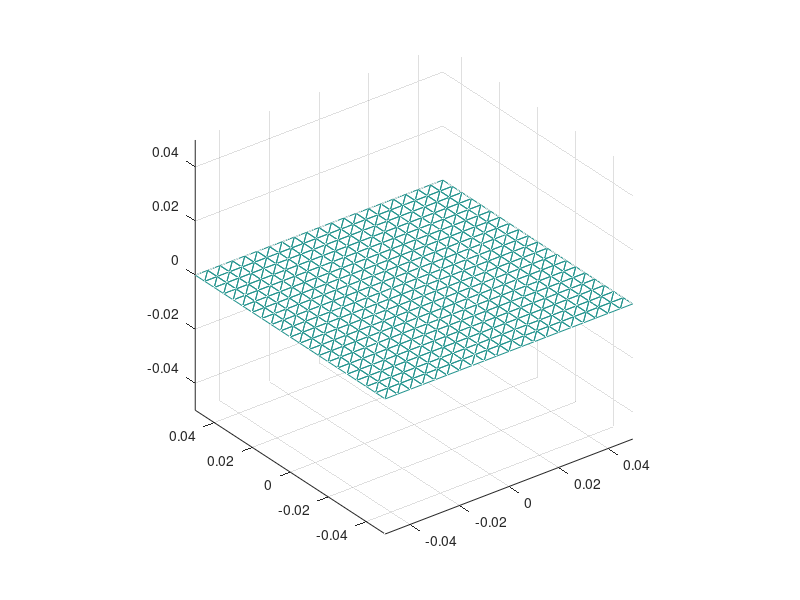

Reproduce this figure in MATLAB. (Note: this script raises an error after producing the figure.)
clearvars
% close all

%%%%%%%%%%%%%%%%%%%%%%%%%%%%%%%%%%%%%%%%%%%%%%%%%%%%%%%%%%%%%%%%%%%%%%%%%%%%%%%%
% physical parameters                                                          %
%%%%%%%%%%%%%%%%%%%%%%%%%%%%%%%%%%%%%%%%%%%%%%%%%%%%%%%%%%%%%%%%%%%%%%%%%%%%%%%%

sigma = 4.6729e6;
freq = 1000;
thickness = 3e-3;
omega = 2 * pi * freq;
mu0 = 4 * pi * 1e-7;
mr = 1.;
mu = mu0*mr;
skindepth = sqrt(2/omega/mu/sigma);

% uniform background magnetic field (peak values)
B0x = 0;
B0y = 0;
B0z = 1;

%%%%%%%%%%%%%%%%%%%%%%%%%%%%%%%%%%%%%%%%%%%%%%%%%%%%%%%%%%%%%%%%%%%%%%%%%%%%%%%%
% mesh construction                                                            %
%%%%%%%%%%%%%%%%%%%%%%%%%%%%%%%%%%%%%%%%%%%%%%%%%%%%%%%%%%%%%%%%%%%%%%%%%%%%%%%%

a = 0.1;
b = 0.1;
m = 20;
n = 20;
figure
[Y,X] = meshgrid(linspace(-b/2,b/2,n+1), linspace(-a/2,a/2,m+1));
%Z = zeros(size(X));
Z = 0. * (X.^2 - Y.^2);
% nodes matrix: (size 3 x num_nodes)
nodes = [X(:)'; Y(:)'; Z(:)'];

% connectivity matrix: (size 3 x num_elements)
cnc = [1,   m+3;
       2,   m+2;
       m+3, 1];
cnc = repmat(cnc, 1, m);
cnc += kron([0:m-1], [1,1]);
cnc = repmat(cnc, 1, n);
cnc += kron([0:m+1:m*n], ones(3,m*2));

trimesh(cnc', nodes(1,:), nodes(2,:), nodes(3,:));
axis equal

midpoint = squeeze(sum(reshape(nodes(:,cnc), 3,3,[]), 2))/3;

num_elements = size(cnc, 2);
num_nodes = size(nodes, 2);

X1 = nodes(:, cnc(1, :));
X2 = nodes(:, cnc(2, :));
X3 = nodes(:, cnc(3, :));
Area = 0.5 * norm(cross(X2-X1, X3-X1, 1), 2, 'cols');


%%%%%%%%%%%%%%%%%%%%%%%%%%%%%%%%%%%%%%%%%%%%%%%%%%%%%%%%%%%%%%%%%%%%%%%%%%%%%%%%
% matrix and rhs assembly                                                      %
%%%%%%%%%%%%%%%%%%%%%%%%%%%%%%%%%%%%%%%%%%%%%%%%%%%%%%%%%%%%%%%%%%%%%%%%%%%%%%%%

A0_func = @(x) [0.5 * (B0y * x(3,:) - B0z * x(2,:)); ...
                0.5 * (B0z * x(1,:) - B0x * x(3,:)); ...
                0.5 * (B0x * x(2,:) - B0y * x(1,:))];
A0 = A0_func(midpoint);

Curlw = nan(3, num_elements, 3);
for ii = 1:num_elements
  for mm = 1:3
    Curlw(:, ii, mm) = curlw(mm, X1(:, ii), X2(:, ii), X3(:, ii));
  end
end

M = zeros(num_nodes);
rhs = zeros(num_nodes, 1);

fprintf('Matrix assembly\n')
tic
GG = tanh((1+1i)*thickness/2/skindepth)/((1+1i)*thickness/2/skindepth);
for ii = 1:num_elements

  [gpi, gwi] = tri_gauss_points(3, X1(:, ii), X2(:, ii), X3(:, ii));
  gpi = squeeze(gpi);
  gwi = squeeze(gwi);

  % resistance matrix
  %
  %                      /  ->         ->
  % R = 1/(GG . sigma) * | CurlT(x) . CurlT'(x) dx
  %                      /
  %                      S
  
  for mm = 1:3
    for nn = 1:3
      M(cnc(mm, ii), cnc(nn, ii)) += Curlw(:,ii,nn).' * Curlw(:,ii,mm) * Area(ii) / sigma / GG;
    end
  end

  % inductance matrix
  %
  %                                 / /   ->         ->
  % L = (mu0 * thickness)/(4*pi) *  | | (CurlT(x) . CurlT'(y)) / |x - y| dxdy
  %                                 / /
  %                                 S S
  G = zeros(numel(gwi), num_elements);
  for kk = 1:numel(gwi)
    G(kk,:) = int_Gconst_tri_mesh(nodes, cnc, gpi(:,kk));
  end
  for mm = 1:3
    for nn = 1:3
      MM = (gwi.' * G) .* ((Curlw(:,ii,mm).' * Curlw(:,:,nn))) ...
         * thickness * 1i * omega * mu0 / (4 * pi);
      M(cnc(mm, ii), :) += accumarray(cnc(nn,:).', MM, [1,num_nodes]);
    end
  end % M = R + 1i * omega * L

  % right-hand side
  %
  %                     /  ->       ->
  % rhs = -1i * omega * | A0(x) . CurlT(x) dx
  %                     /
  %                     S
  for mm = 1:3
    rhs(cnc(mm, ii)) += -1i * omega * Curlw(:,ii,mm).' * A0(:, ii) * Area(ii);
  end

end
toc
fprintf('\n')

%%%%%%%%%%%%%%%%%%%%%%%%%%%%%%%%%%%%%%%%%%%%%%%%%%%%%%%%%%%%%%%%%%%%%%%%%%%%%%%%
% homogeneous dirichlet boundary conditions on T                               %
%%%%%%%%%%%%%%%%%%%%%%%%%%%%%%%%%%%%%%%%%%%%%%%%%%%%%%%%%%%%%%%%%%%%%%%%%%%%%%%%

idx_left  = [1: (m+1): (m+1)*(n+1)];
idx_right = [m+1: (m+1): (m+1)*(n+1)];
idx_lower = [1: 1: (m+1)];
idx_upper = [(m+1)*n+1: 1: (m+1)*(n+1)];
idx_boundary = [idx_lower, idx_upper, idx_left, idx_right];
M(idx_boundary,:) = 0;
for ii = idx_boundary
  M(ii, ii) = 1;
end
rhs(idx_boundary) = 0;

%%%%%%%%%%%%%%%%%%%%%%%%%%%%%%%%%%%%%%%%%%%%%%%%%%%%%%%%%%%%%%%%%%%%%%%%%%%%%%%%
% linear system solution                                                       %
%%%%%%%%%%%%%%%%%%%%%%%%%%%%%%%%%%%%%%%%%%%%%%%%%%%%%%%%%%%%%%%%%%%%%%%%%%%%%%%%

% diagonal preconditioner
Pinv = 1./ diag(M);
M = Pinv .* M;
rhs = Pinv .* rhs;

T = M \ rhs;

%%%%%%%%%%%%%%%%%%%%%%%%%%%%%%%%%%%%%%%%%%%%%%%%%%%%%%%%%%%%%%%%%%%%%%%%%%%%%%%%
% post-processing and plots                                                    %
%%%%%%%%%%%%%%%%%%%%%%%%%%%%%%%%%%%%%%%%%%%%%%%%%%%%%%%%%%%%%%%%%%%%%%%%%%%%%%%%

J = zeros(3, num_elements);
for ii = 1:num_elements
  for mm = 1:3
    J(:,ii) += T(cnc(mm, ii))*Curlw(:,ii,mm);
  end
end

np = 4;


Btot = zeros(3,num_elements);

prec_in_small_tria = 3;
prec_in_near_tria = 4;
prec_in_far_tria = 1;
distance_near = 0.004;
disp("start computation of Btotal\ncomputed elements:")
elem_index_vector = 1:num_elements;
pkg load parallel
par_fun = @(id_pr) parallel_losses(id_pr,np,prec_in_small_tria,...
            distance_near,prec_in_near_tria,prec_in_far_tria,...
            midpoint,num_elements,J,X1,X2,X3);

%{
  
for ii = 1:num_elements
  if mod(ii,50) == 0
    disp(ii)
  endif
  for jj = 1:num_elements
    if jj == ii
      x1tr = X1(:,ii);
      x2tr = x1tr + (X2(:,ii) - x1tr)/3;
      x3tr = x1tr + (X3(:,ii) - x1tr)/3;
      [gpst,gwst] = tri_gauss_points(prec_in_small_tria,x1tr,x2tr,x3tr);
      gps = squeeze(gpst);
      gws = squeeze(gwst);
      for kk = 1:size(gps,2)
        Btot(:,ii) += gws(kk).*cross(J(:,ii),gps(:,kk)-midpoint(:,ii))./(norm(gps(:,kk)-midpoint(:,ii))^3);
      end
      x1tr = X2(:,ii);
      x2tr = x1tr + (X3(:,ii) - x1tr)/3;
      x3tr = x1tr + (X1(:,ii) - x1tr)/3;
      [gpst,gwst] = tri_gauss_points(prec_in_small_tria,x1tr,x2tr,x3tr);
      gps = squeeze(gpst);
      gws = squeeze(gwst);
      for kk = 1:size(gps,2)
        Btot(:,ii) += gws(kk).*cross(J(:,ii),gps(:,kk)-midpoint(:,ii))./(norm(gps(:,kk)-midpoint(:,ii))^3);
      end
      x1tr = X3(:,ii);
      x2tr = x1tr + (X1(:,ii) - x1tr)/3;
      x3tr = x1tr + (X2(:,ii) - x1tr)/3;
      [gpst,gwst] = tri_gauss_points(prec_in_small_tria,x1tr,x2tr,x3tr);
      gps = squeeze(gpst);
      gws = squeeze(gwst);
      for kk = 1:size(gps,2)
        Btot(:,ii) += gws(kk).*cross(J(:,ii),gps(:,kk)-midpoint(:,ii))./(norm(gps(:,kk)-midpoint(:,ii))^3);
      end
    elseif norm(midpoint(ii) - midpoint(jj)) < distance_near
      [gpst,gwst] = tri_gauss_points(prec_in_near_tria,X1(:,jj),X2(:,jj),X3(:,jj));
      gps = squeeze(gpst);
      gws = squeeze(gwst);
      for kk = 1:size(gps,2)
        Btot(:,ii) += gws(kk).*cross(J(:,ii),gps(:,kk)-midpoint(:,ii))./(norm(gps(:,kk)-midpoint(:,ii))^3);
      end
    else
      [gpst,gwst] = tri_gauss_points(prec_in_far_tria,X1(:,jj),X2(:,jj),X3(:,jj));
      gps = squeeze(gpst);
      gws = squeeze(gwst);
      for kk = 1:size(gps,2)
        Btot(:,ii) += gws(kk).*cross(J(:,ii),gps(:,kk)-midpoint(:,ii))./(norm(gps(:,kk)-midpoint(:,ii))^3);
      end
    endif
  end
end
%}
%[Btot1,Btot2,Btot3,Btot4]

Btot = parcellfun(np,par_fun,{0,1,2,3});
%Btot = [Btot1,Btot2,Btot3,Btot3];
Btot = [Btot{1,1};Btot{1,2};Btot{1,3};Btot{1,4}];
Btot = Btot';
Btot = Btot.*(GG*mu0/4/pi);
Btot += [B0x,B0y,B0z]'.*ones(3,num_elements);
Bm = Btot - (dot(Btot,cross(X2-X1,X3-X1))./((norm(cross(X2-X1,X3-X1),'cols')).^2)) .* cross(X2-X1,X3-X1);


losses = thickness*real(dot(J,J)/GG/sigma - 1i*omega*dot(Bm,Bm)/GG/mu0);
losses_tot = dot(losses,Area)




%losses = 0.5 * dot(J,J,1) / sigma / GG;
%losses_tot = losses * Area.' * thickness
%fprintf('Joule losses = %e W\n', losses_tot)

Jabs_real = norm(real(J), 2, 'cols');
Jabs_imag = norm(imag(J), 2, 'cols');


figure
hold on
axis equal
hh = trisurf(cnc', nodes(1,:), nodes(2,:), nodes(3,:), Jabs_real);
set(hh,'FaceColor','flat');
colormap('jet')
colorbar
quiver3(midpoint(1,:), midpoint(2,:), midpoint(3,:), ...
        real(J(1,:)), real(J(2,:)), real(J(3,:)), ...
        'k', 'linewidth', 1.5)
title('Volume current density - real part [A/m^2]')

figure
hold on
axis equal
hh = trisurf(cnc', nodes(1,:), nodes(2,:), nodes(3,:), Jabs_imag);
set(hh,'FaceColor','flat');
colormap('jet')
colorbar
quiver3(midpoint(1,:), midpoint(2,:), midpoint(3,:), ...
        imag(J(1,:)), imag(J(2,:)), imag(J(3,:)), ...
        'k')
title('Volume current density - imaginary part [A/m^2]')

figure
hold on
axis equal
hh = trisurf(cnc', nodes(1,:), nodes(2,:), nodes(3,:), losses);
set(hh,'FaceColor','flat');
colormap('jet')
colorbar
title('Volumetric loss density [W/m^3]')
